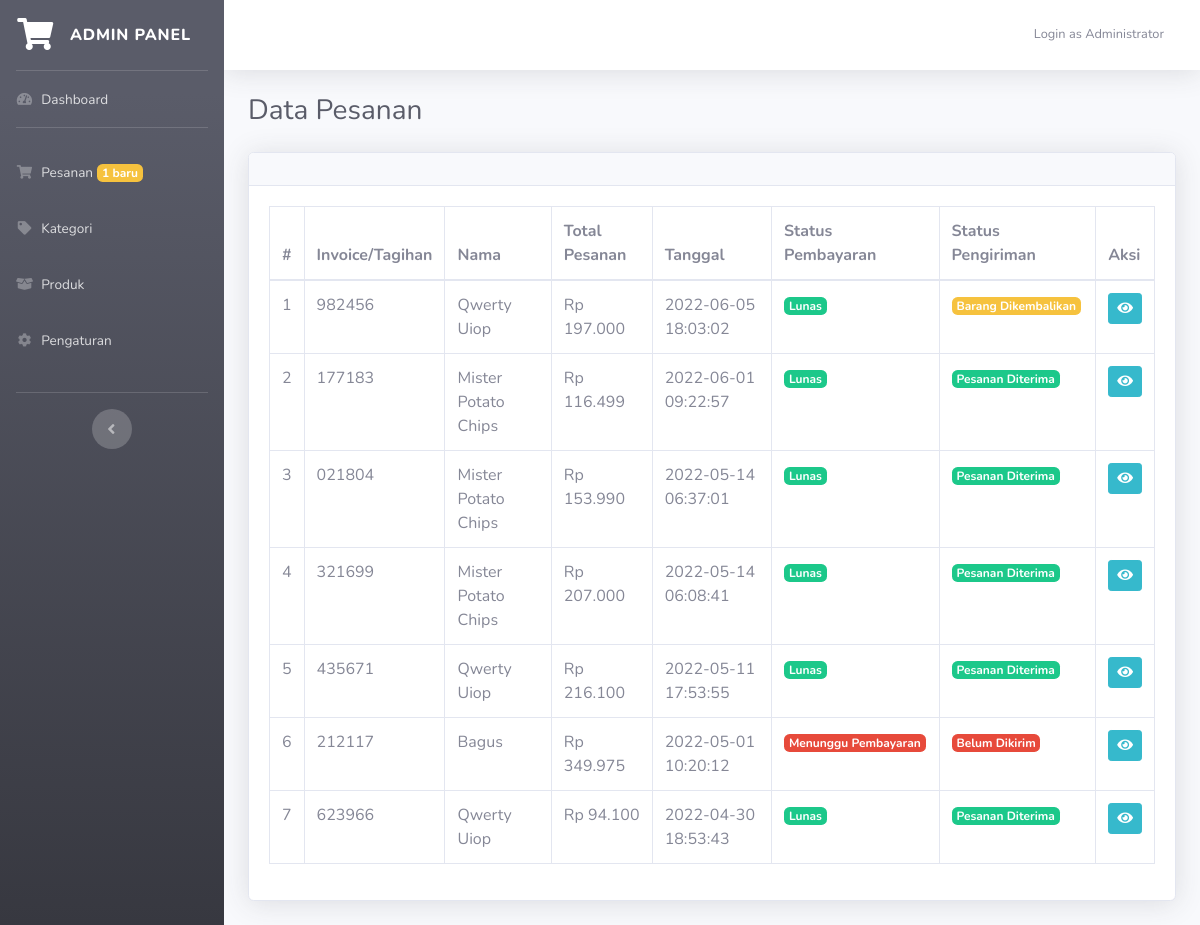
The app's page /admin.php?page=orders (signed in), older data.
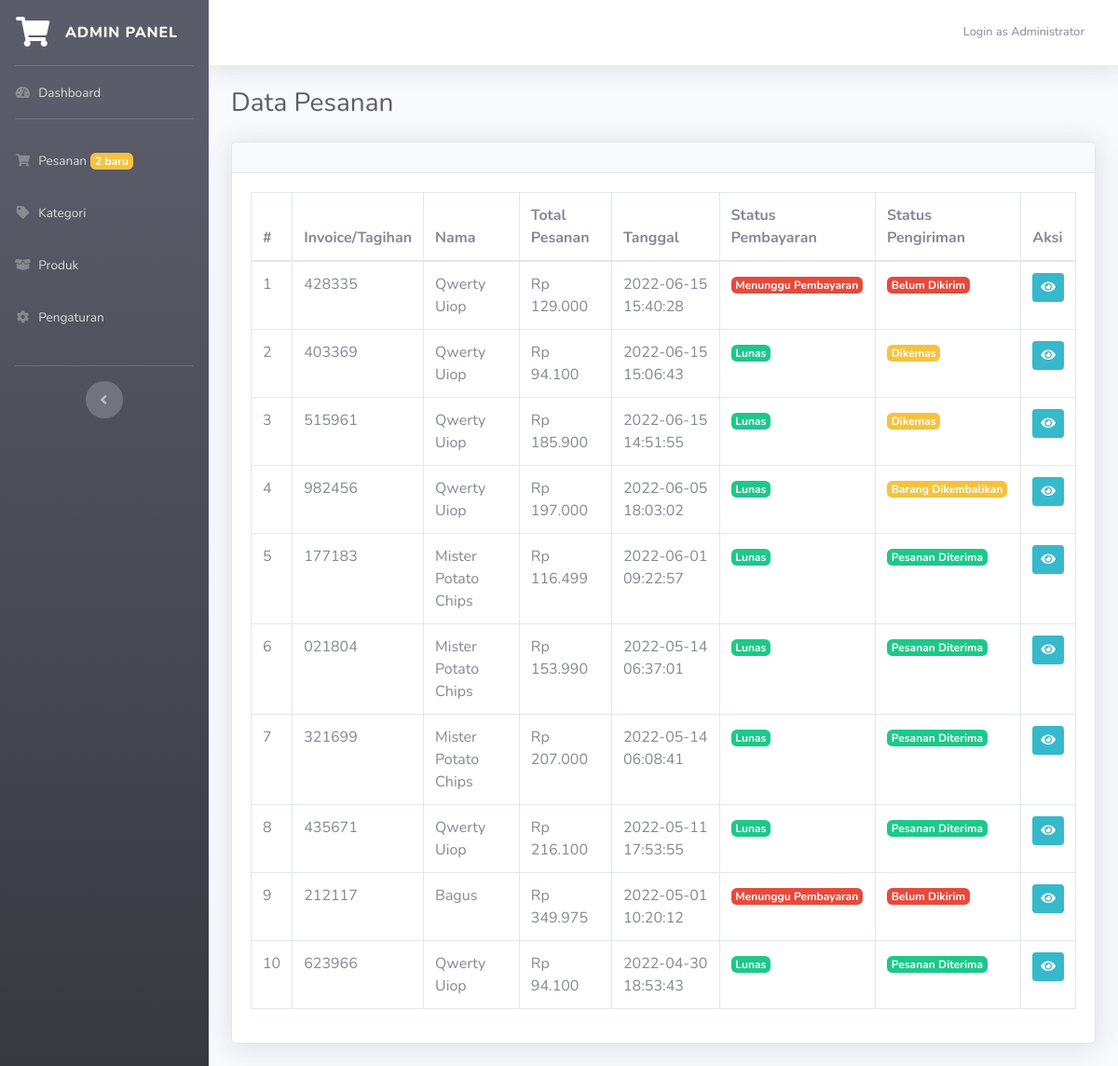
The same page, newer data.
### tables this page shows
CREATE TABLE `invoice` (
  `id` int(11) NOT NULL,
  `invoice_code` varchar(10) NOT NULL,
  `name` varchar(50) NOT NULL,
  `email` varchar(50) NOT NULL,
  `telp` varchar(20) NOT NULL,
  `region` int(11) NOT NULL,
  `address` text NOT NULL,
  `ongkir` varchar(10) NOT NULL,
  `total_price` int(11) NOT NULL,
  `total_all` int(11) NOT NULL,
  `date_input` datetime NOT NULL,
  `status_payment` int(1) NOT NULL,
  `status_delivery` int(1) NOT NULL,
  `bukti_transfer` varchar(100) NOT NULL,
  `no_resi` varchar(50) NOT NULL,
  `expedisi` varchar(50) NOT NULL,
  `status_refund` int(1) NOT NULL
);

### admin.php (called while the page is built, shortened)
<?php
require_once 'include/func.php';
include "module/templates/index-admin.php";

### include/func.php (called while the page is built, shortened)
<?php
function string2Number($cString){
    return str_replace(",","",$cString) ;
}
function number2String($nNumber,$nDecimals=0){
    $nNumber = floatval(string2Number($nNumber)) ;
    return number_format($nNumber,$nDecimals,",",".") ;
}

### module/admin/orders.php (the view, shortened to what the rows shown need)
<?php
if(isset($_GET['invoice']) && $_GET['invoice'] <> ""){
    $cInvoice = $_GET['invoice'];
    $dbData = mysqli_query($db,"select * from invoice where invoice_code='$cInvoice'");
    $vaInvoice = mysqli_fetch_array($dbData);
    $dbRegion = mysqli_query($db,"select * from region where id='{$vaInvoice['region']}'");
    $vaRegion = mysqli_fetch_array($dbRegion);
?>
<div class="container-fluid">
	<h1 class="h3 mb-2 text-gray-800 mb-2">Code/Invoice = <?= $vaInvoice['invoice_code']; ?></h1>
    <?php if($vaInvoice['status_payment'] == 1 && $vaInvoice['status_delivery'] == 3){ ?>
        <h3 class="text-success">Transaksi selesai</h3>
    <?php } ?>
	<div class="card shadow mb-4">
		<div class="card-header py-3">
            <a href="?page=orders" class="btn btn-sm btn-primary"><i class="fa fa-chevron-left"></i> Back</a>
		</div>
		<div class="card-body">
            <h3 class="lead"> Data Pesanan</h3>
            <hr>
            <div class="row">
                <div class="col-md-6">
                    <table class="table table-sm table-borderless">
                        <tr>
                            <td>Nama Penerima</td>
                            <td><?= $vaInvoice['name']; ?></td>
                        </tr>
                        <tr>
                            <td>Email</td>
                            <td><?= $vaInvoice['email']; ?></td>
                        </tr>
                        <tr>
                            <td>Telepon</td>
                            <td><?= $vaInvoice['telp']; ?></td>
                        </tr>
                        <tr>
                            <td>Wilayah</td>
                            <td><?= $vaRegion['region']; ?></td>
                        </tr>
                        <tr>
                            <td>Alamat Lengkap</td>
                            <td><?= $vaInvoice['address']; ?></td>
                        </tr>
                        <tr>
                            <td>Status Pembayaran</td>
                            <?php if($vaInvoice['status_payment'] == 1){ ?>
                                <td><span class="badge badge-success">Lunas</span></td>
                            <?php
                                }else{
                                    if($vaInvoice['bukti_transfer'] <> ""){
                            ?>
								<td><span class="badge badge-warning">Menunggu Konfirmasi Admin</span></td>
                            <?php
                                    }else{
                            ?>
								<td><span class="badge badge-danger">Menunggu Pembayaran</span></td>
                            <?php
                                    }
                                }
                            ?>
                        </tr>
                        <tr>
                            <td>Status Pengiriman</td>
                            <?php
                            if($vaInvoice['status_refund'] > 0){
                                if($vaInvoice['status_refund'] == 1){
                            ?>
                                <td><span class="badge badge-warning">Barang Dikembalikan</span></td>
                            <?php
                                }else{
                            ?>
                                <td><span class="badge badge-success">Refund</span></td>
                            <?php
                                }
                            }else{
                                if($vaInvoice['status_delivery'] == 3){
                            ?>
                                <td><span class="badge badge-success">Pesanan Diterima</span></td>
                            <?php
                                }else if($vaInvoice['status_delivery'] == 2){
                            ?>
                                <td><span class="badge badge-info">Dikirim</span></td>
                            <?php
                                }else if($vaInvoice['status_delivery'] == 1){
                            ?>
                                <td><span class="badge badge-warning">Dikemas</span></td>
                            <?php
                                }else{ ?>
                                <td><span class="badge badge-danger">Belum Dikirim</span></td>
                            <?php
                                }
                            }
                            ?>
                        </tr>
                        <?php
                            if($vaInvoice['status_delivery'] >= 2){
                        ?>
                        <tr>
                            <td>No. Resi</td>
                            <td><?=$vaInvoice['no_resi']?></td>
                        </tr>
                        <tr>
                            <td>Expedisi</td>
                            <td><?=$vaInvoice['expedisi']?></td>
                        </tr>
                        <?php
                            }
                        ?>
                    </table>
                </div>
            </div>
            <hr>
            <?php
                if($vaInvoice['bukti_transfer'] <> "" && is_file("assets/bukti_transfer/".$vaInvoice['bukti_transfer'])){
            ?>
            <h3 class="lead"> Bukti Transfer <a href="assets/bukti_transfer/<?=$vaInvoice['bukti_transfer']?>" target="_blank"  class="btn btn-sm btn-info"><i class="fa fa-search"></i></a> </h3>
            <?php
                }
            ?>
		</div>
	</div>
    <div class="card shadow mb-5">
        <div class="card-body">
            <table class="table table-bordered">
                <tr>
                    <th>#</th>
                    <th>Nama Barang</th>
                    <th>Jml</th>
                    <th>Info</th>
                    <th>Harga</th>
                    <th>Total</th>
                    <th>Aksi</th>
                <?php
                $no=1;
                $dbOrder = mysqli_query($db,"select * from transaction where id_invoice='$cInvoice'");
                while($data = mysqli_fetch_array($dbOrder)){ ?>
                </tr>
                    <td><?= $no; ?></td>
                    <td><?= $data['product_name']; ?></td>
                    <td class="text-center"><?= $data['qty']; ?></td>
                    <?php if($data['ket'] == ""){ ?>
                        <td>-</td>
                    <?php }else{ ?>
                        <td><?= $data['ket']; ?></td>
                    <?php } ?>
                    <td>Rp <?= number2String($data['price']); ?></td>
                    <?php $total = $data['price'] * $data['qty']; ?>
                    <td>Rp <?= number2String($total); ?></td>
                    <td>
                        <a href="index.php?p=<?= $data['link']; ?>" target="_blank" class="btn btn-sm btn-success"><i class="fa fa-eye"></i></a>
                    </td>
                <tr>
                <?php
                    $no++;
                    }
                ?>
                </tr>
            </table>
            <div class="col-md-6">
                <table class="table table-borderless table-sm">
                    <tr>
                        <th>Total Harga</th>
                        <th>Rp <?= number2String($vaInvoice['total_price']); ?></script></th>
                    </tr>
                    <tr>
                        <th>Biaya Pengiriman</th>
                        <th>Rp <?= number2String($vaInvoice['ongkir']); ?></th>
                    </tr>
                    <tr>
                        <th>Total</th>
                        <th>Rp <?= number2String($vaInvoice['total_all']); ?></th>
                    </tr>
                </table>
            </div>
            <hr>
            <?php if($vaInvoice['status_payment'] == 0){ ?>
                <a href="?page=orders&opt=proses&invoice=<?= $vaInvoice['invoice_code']; ?>" onclick="return confirm('Anda sudah menerima pembayaran dan akan memproses pesanan?');" class="btn btn-info btn-sm">Proses</a>
            <?php }else if($vaInvoice['status_payment'] == 1 && $vaInvoice['status_delivery'] == 1){ ?>
                <a
                    href="#"
                    class="btn btn-primary btn-sm"
                    data-toggle="modal"
                    data-target="#kirimPesanan"
                    >Kirim Pesanan</a
                >
            <?php }else if($vaInvoice['status_refund'] > 0){ ?>
                <a href="?page=orders&opt=refund&invoice=<?= $vaInvoice['invoice_code']; ?>" onclick="return confirm('Anda sudah menerima barang dan sudah mengembalikan dana?');" class="btn btn-success btn-sm"><i class="fa fa-check"></i> Barang Sudah Diterima</a>
            <?php } ?>
        </div>
    </div>
</div>
<div
	class="modal fade"
	id="kirimPesanan"
	tabindex="-1"
	role="dialog"
	aria-labelledby="exampleModalLabel"
	aria-hidden="true"
>
	<div class="modal-dialog" role="document">
		<div class="modal-content">
			<div class="modal-header">
				<h5 class="modal-title" id="exampleModalLabel">Anda Akan Mengirimkan Pesanan?</h5>
				<button
					type="button"
					class="close"
					data-dismiss="modal"
					aria-label="Close"
				>
					<span aria-hidden="true">&times;</span>
				</button>
			</div>
			<div class="modal-body">
				<form
					action=""
					method="post"
				>
					<div class="form-group">
						<label for="name">No. Resi</label>
						<input
							type="text"
							class="form-control"
							id="cNoResi"
							name="cNoResi"
							autocomplete="off"
							required
						/>
					</div>
                    <div class="form-group">
						<label for="name">Expedisi</label>
						<input
							type="text"
							class="form-control"
							id="cExpedisi"
							name="cExpedisi"
							autocomplete="off"
							required
						/>
					</div>
					<button type="submit" name="kirim_pesanan" class="btn btn-success">
					Submit
					</button>
                    <button type="button" class="btn btn-danger" data-dismiss="modal">
					Batal
					</button>
				</form>
			</div>
		</div>
	</div>
</div>
<?php
}else{
?>
<div class="container-fluid">
	<h1 class="h3 mb-2 text-gray-800 mb-4">Data Pesanan</h1>
	<div class="card shadow mb-4">
		<div class="card-body">
            <?php
            $dbData = mysqli_query($db,"select * from invoice order by id desc");
            if(mysqli_num_rows($dbData) > 0){
            ?>
			<div class="table-responsive">
				<table
					class="table table-bordered"
					id="dataTable"
					width="100%"
					cellspacing="0"
				>
					<thead>
						<tr>
							<th>#</th>
							<th>Invoice/Tagihan</th>
							<th>Nama</th>
							<th>Total Pesanan</th>
                            <th>Tanggal</th>
                            <th>Status Pembayaran</th>
                            <th>Status Pengiriman</th>
                            <th>Aksi</th>
						</tr>
					</thead>
					<tbody class="data-content">
						<?php
                        $no = 1;
                        while($data = mysqli_fetch_array($dbData)){
                        ?>
						<tr>
							<td><?= $no; ?></td>
                            <td><?= $data['invoice_code']; ?></td>
                            <td><?= $data['name']; ?></td>
                            <td>Rp <?= number2String($data['total_all']); ?></td>
                            <td><?= $data['date_input']; ?></td>
                            <?php if($data['status_payment'] == 1){ ?>
								<td><span class="badge badge-success">Lunas</span></td>
							<?php
                                }else{
                                    if($data['bukti_transfer'] <> ""){
                            ?>
								<td><span class="badge badge-info">Bukti Transfer Tersedia</span></td>
                            <?php
                                    }else{
                            ?>
								<td><span class="badge badge-danger">Menunggu Pembayaran</span></td>
                            <?php
                                    }
                                }
                            ?>
                            <?php
                            if($data['status_refund'] > 0){
                                if($data['status_refund'] == 1){
                            ?>
                                <td><span class="badge badge-warning">Barang Dikembalikan</span></td>
                            <?php
                                }else{
                            ?>
                                <td><span class="badge badge-success">Refund</span></td>
                            <?php
                                }
                            }else{
                                if($data['status_delivery'] == 3){
                            ?>
                                <td><span class="badge badge-success">Pesanan Diterima</span></td>
                            <?php
                                }elseif($data['status_delivery'] == 2){
                            ?>
                                <td><span class="badge badge-info">Dikirim</span></td>
                            <?php
                                }else if($data['status_delivery'] == 1){
                            ?>
                                <td><span class="badge badge-warning">Dikemas</span></td>
                            <?php
                                }else{ ?>
                                <td><span class="badge badge-danger">Belum Dikirim</span></td>
                            <?php
                                }
                            }
                            ?>
                            <td>
                                <a href="?page=orders&invoice=<?= $data['invoice_code']; ?>" class="btn btn-sm btn-info"><i class="fa fa-eye"></i></a>
                            </td>
                        </tr>
                        <?php
                            $no++;
                        }
                        ?>
					</tbody>
				</table>
			</div>
			<?php
            }else{
            ?>
			<div class="alert alert-warning" role="alert">
			Oops, the order is still empty.
			</div>
            <?php } ?>
		</div>
	</div>
</div>
<?php
}
?>

Row changes from the older to the newer data that the page shows:
added invoice: invoice_code "428335", name "Qwerty Uiop", total_all "129.000", date_input "2022-06-15 15:40:28", status_payment "Menunggu Pembayaran", status_refund "Belum Dikirim"
added invoice: invoice_code "403369", name "Qwerty Uiop", total_all "94.100", date_input "2022-06-15 15:06:43", status_payment "Lunas", status_refund "Dikemas"
added invoice: invoice_code "515961", name "Qwerty Uiop", total_all "185.900", date_input "2022-06-15 14:51:55", status_payment "Lunas", status_refund "Dikemas"
Text that changed along with them:
$orders: "1" → "2"
